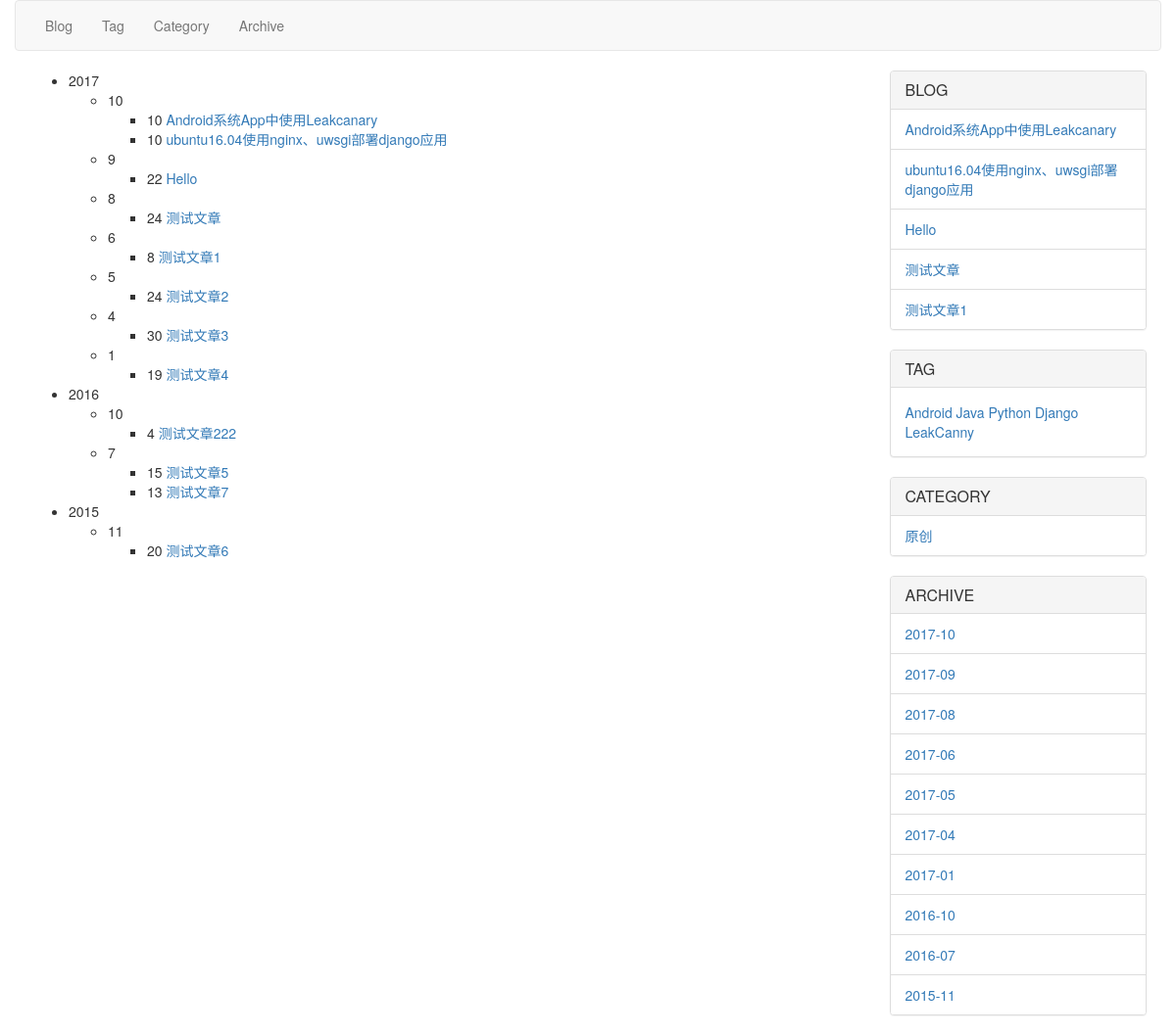
Screenshot of /blog/archive/ with the database file from the repository.
### blog/models.py (models this page shows, shortened)
class Post(models.Model):
    title = models.CharField(max_length=100)
    body = models.TextField()
    created_time = models.DateTimeField(default=timezone.now)
    modified_time = models.DateTimeField(auto_now=True)
    excerpt = models.CharField(max_length=200, blank=True)
    views = models.PositiveIntegerField(default=0)
    author = models.ForeignKey(User)
    category = models.ForeignKey(Category)
    tags = models.ManyToManyField(Tag, blank=True)
    def get_absolute_url(self):
        return reverse('blog:detail', kwargs={'pk': self.pk})
    class Meta:
        ordering = ['-created_time']

class Tag(models.Model):
    name = models.CharField(max_length=100)
    def get_absolute_url(self):
        return '%s#%s' % (reverse('blog:tag'), self.name)

class Category(models.Model):
    name = models.CharField(max_length=100)
    def get_absolute_url(self):
        return '%s#%s' % (reverse('blog:category'), self.name)

### blog/views.py (the view)
class ArchiveView(ListView):
    model = Post
    context_object_name = 'posts'
    template_name = 'blog/archive.html'

### blog/templatetags/post_tags.py (called while the page is built)
@register.simple_tag
def get_tags(*args, **kwargs):
    return Tag.objects.annotate(post_num=Count('post')).filter(post_num__gt=0)

@register.simple_tag
def get_categories(*args, **kwargs):
    return Category.objects.all()

@register.simple_tag
def get_posts(num=None, *args, **kwargs):
    return Post.objects.all()[:num]

### blog/templates/blog/archive.html (shortened to what this page needs)
{% extends 'blog/base.html' %}
{% block body %}
    {% regroup posts by created_time.year as posts_by_year %}
    <ul>
        {% for year in posts_by_year %}
            <li>{{ year.grouper }}
            {% regroup year.list by created_time.month as posts_by_month %}
            <ul>
                {% for month in posts_by_month %}
                    <li id="{{ year.grouper }}{{ month.grouper|stringformat:'02d' }}">{{ month.grouper }}
                        <ul>
                            {% for post in month.list %}
                                <li>{{ post.created_time.day }} <a href="{{ post.get_absolute_url }}">{{ post.title }}</a> </li>
                            {% endfor %}
                        </ul>
                    </li>
                {% endfor %}
            </ul>
            </li>
        {% endfor %}
    </ul>
{% endblock %}

### blog/templates/blog/base.html (shortened to what this page needs)
<!DOCTYPE html>
<html lang="cn">
<head>
    {% load static %}
    <link href="https://cdn.bootcss.com/bootstrap/3.3.7/css/bootstrap.min.css" rel="stylesheet">
</head>
{% load post_tags %}
<body>
<div class="container">
    <div class="row">
        {% block navbar %}
            <nav class="navbar navbar-default">
                <div class="container-fluid">
                    <div>
                        <ul class="nav navbar-nav">
                            <li><a href="{% url 'blog:index' %}">Blog</a></li>
                            <li><a href="{% url 'blog:tag' %}">Tag</a></li>
                            <li><a href="{% url 'blog:category' %}">Category</a></li>
                            <li><a href="{% url 'blog:archive' %}">Archive</a></li>
                        </ul>
                    </div>
                </div>
            </nav>
        {% endblock %}
    </div>
</div>
<div class="content-body container">
    <div class="row">
        <div class="col-md-9">
            {% block body %}{% endblock %}
        </div>
        <div class="col-md-3">
            {% block sidebar %}
                <div class="panel panel-default">
                    <div class="panel-heading">
                        <h3 class="panel-title">BLOG</h3>
                    </div>
                    {% get_posts 5 as recent_post %}
                    <ul class="list-group">
                        {% for p in recent_post %}
                            <li class="list-group-item"><a href="{{ p.get_absolute_url }}">{{ p.title }}</a></li>
                        {% endfor %}
                    </ul>
                </div>
                <div class="panel panel-default">
                    <div class="panel-heading">
                        <h3 class="panel-title">TAG</h3>
                    </div>
                    {% get_tags as tags %}
                    <div class="panel-body">
                        {% for t in tags %}
                            <span><a href="{{ t.get_absolute_url }}">{{ t.name }}</a></span>
                        {% endfor %}
                    </div>
                </div>
                <div class="panel panel-default">
                    <div class="panel-heading">
                        <h3 class="panel-title">CATEGORY</h3>
                    </div>
                    {% get_categories as categories %}
                    <ul class="list-group">
                        {% for c in categories %}
                            <li class="list-group-item"><a href="{{ c.get_absolute_url }}">{{ c.name }}</a></li>
                        {% endfor %}
                    </ul>
                </div>
                <div class="panel panel-default">
                    <div class="panel-heading">
                        <h3 class="panel-title">ARCHIVE</h3>
                    </div>
                    <ul class="list-group">
                        {% get_posts as posts %}
                        {% regroup posts by created_time.year as posts_by_year %}
                        {% for year in posts_by_year %}
                            {% regroup year.list by created_time.month as posts_by_month %}
                            {% for month in posts_by_month %}
                                <li class="list-group-item"><a href="{% url 'blog:archive' %}#{{ year.grouper }}{{ month.grouper|stringformat:'02d' }}">
                                    {{ year.grouper }}-{{ month.grouper|stringformat:"02d" }}</a>
                                </li>
                            {% endfor %}
                        {% endfor %}
                    </ul>
                </div>
            {% endblock %}
        </div>
    </div>
</div>
</body>
</html>

### rows the page displays
Post: created_time.day "10", title "Android系统App中使用Leakcanary"
Post: created_time.day "10", title "ubuntu16.04使用nginx、uwsgi部署django应用"
Post: created_time.day "22", title "Hello"
Post: created_time.day "24", title "测试文章"
Post: created_time.day "8", title "测试文章1"
Post: created_time.day "24", title "测试文章2"
Post: created_time.day "30", title "测试文章3"
Post: created_time.day "19", title "测试文章4"
Post: created_time.day "4", title "测试文章222"
Post: created_time.day "15", title "测试文章5"
Post: created_time.day "13", title "测试文章7"
Post: created_time.day "20", title "测试文章6"
Tag: name "Android"
Tag: name "Java"
Tag: name "Python"
Tag: name "Django"
Tag: name "LeakCanny"
Category: name "原创"

### other values shown
{{ year.grouper }} "2017" "2016" "2015"
{{ month.grouper }} "10" "9" "8" "6" "5" "4" "1" "10" "7" "11"
{{ year.grouper }} "2017" "2017" "2017" "2017" "2017" "2017" "2017" "2016" "2016" "2015"
{{ month.grouper|stringformat:"02d" }} "10" "09" "08" "06" "05" "04" "01" "10" "07" "11"
